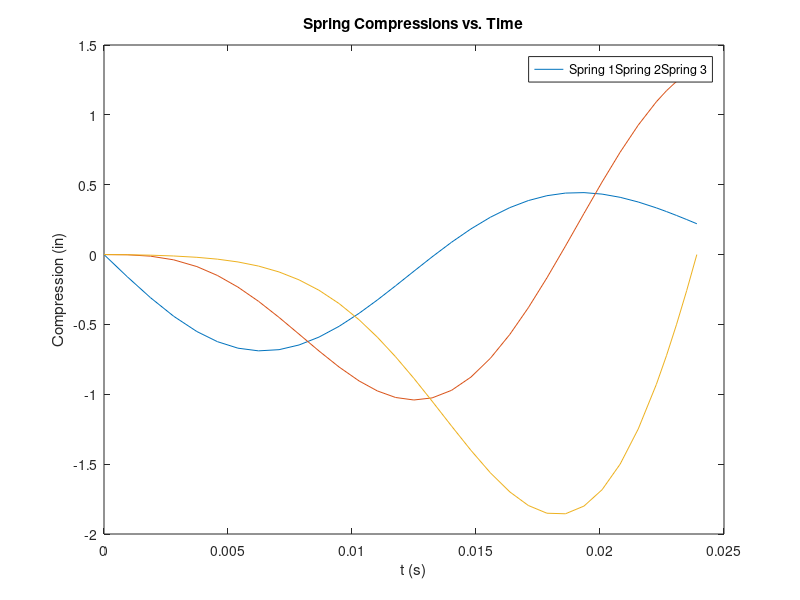
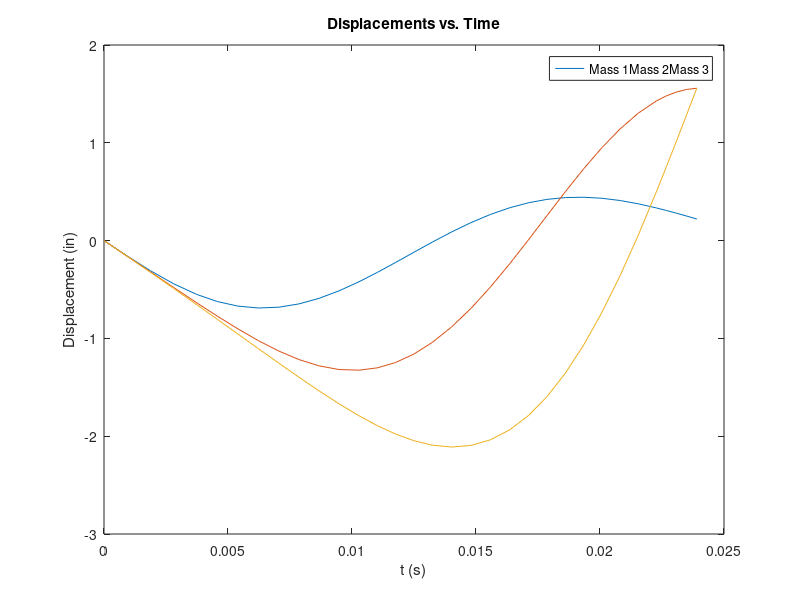

Here is the MATLAB script that generated these plots, in order:
function masslauncher_project
%Function to find optimal springs and mass values to shoot the top mass
%with as much speed as possible

%Begin with a clear workspace
clear all;
close all;

%Intuitively, it makes sense that the heaviest mass and stiffest springs
%should be at the bottom, so this is our initial guess
init_guess = [3,1,0.5,500,200,20];

%Minimum and maximum weights/spring constants from problem description
min_vars = [0.117,0.117,0.117,15,15,15];
max_vars = [5.84,5.84,5.84,1310,1310,1310];

%This equation in the form Ax<=b prevents the total amount of mass from
%exceeding 7lbs, as stated in the problem description
A = [1,1,1,0,0,0]; b = [7];
C = []; d = [];

%Use fmincon with a defined objective function to determine optimal values
[optimal_soln,max_vel]=fmincon(@(v) objective(v),init_guess,A,b,C,d,min_vars,max_vars);

%Negate result because we optimized the negative of the velocity (fmincon
%only does minimization, not maximization)
max_val = - max_vel;

%Display information about the optimization
disp('Optimal Maximum Velocity is...');
disp(max_val);
disp('m1 m2 m3 k1 k2 k3');
disp(optimal_soln);

%These are actual values of the springs/masses available closest to our
%calculated values. Here we check the theoretical final velocity
[times,solns]=solveforlaunchvel(5.84,0.829,.117,959,134.44,15);
actual_vel=solns(end,6);
disp('Actual velocity based on available masses and springs...');
disp(actual_vel);

%plot spring compressions
figure;
plot(times, (solns(:,1)) * 12);
hold on;
plot(times, (solns(:,3) - solns(:,1)) * 12);
plot(times, (solns(:,5) - solns(:,3)) * 12);

title("Spring Compressions vs. Time");
xlabel("t (s)");
ylabel("Compression (in)");
legend(["Spring 1","Spring 2", "Spring 3"]);

%plot displacements as a function of time
figure;
plot(times,solns(:,1) * 12);
hold on;
plot(times,solns(:,3) * 12);
plot(times,solns(:,5) * 12);

title("Displacements vs. Time");
xlabel("t (s)");
ylabel("Displacement (in)");
legend(["Mass 1","Mass 2", "Mass 3"]);

end

function vel = objective(v)
%Define the objective function with our function to find velocity

%find solutions for given v
[t,sol] = solveforlaunchvel(v(1),v(2),v(3),v(4),v(5),v(6));

%because the event function should stop the calculation when the mass
%leaves, the launch velocity will be the final velocity of m3 in solution
launchvel=sol(end,6);

vel = -1 * launchvel;
end

function [times,solns] = solveforlaunchvel(m1,m2,m3,k1,k2,k3)

g = 32.17; % define g in units of ft / s^2

m1 = m1 * 0.03108095; %lbs to slugs (slugs are lb * s^2 / ft)
m2 = m2 * 0.03108095; %we do this conversion because slugs are a unit of
m3 = m3 * 0.03108095; %mass and lbs are a unit of weight

k1 = k1 * 12; % lbs/in to lbs/ft
k2 = k2 * 12; %we chose feet as our unit of distance, designing around
k3 = k3 * 12; %slugs, so spring constants need to be adjusted

%initial values of the w function for ode45, based on initial displacements
%and an initial velocity calculated from the distance fallen
init_w = [0;-14.2;0;-14.2;0;-14.2]; 

%the event function should stop ode45 before this, but large time range to
%be safe
tspan=[0,10];

%pass event function in to ode45 as options
options = odeset('Event',@(t,w) launchevent(t,w));

%solve the diff eqs with given variables
[times,solns]=ode45(@(t,w) diffeq(t,w,m1,m2,m3,k1,k2,k3,g),tspan,init_w,options);


end



function dwdt = diffeq(t,w,m1,m2,m3,k1,k2,k3,g)

%define differential equation according to physics
%define each variable from bottom to top from w vector
x1 = w(1);
v1 = w(2);
x2 = w(3);
v2 = w(4);
x3 = w(5);
v3 = w(6);

%define each differential equation, where x_n is a displacement of mass n
dv1dt= (k2 * (x2 - x1) - m1 * g - k1 * x1) / m1;
dv2dt= (k3 * (x3 - x2) - k2 * (x2 - x1) - m2 * g)/m2;
dv3dt = (-k3 * (x3 - x2) - m2 * g)/m3;
dx1dt=v1;
dx2dt=v2;
dx3dt=v3;

dwdt=[dx1dt;dv1dt;dx2dt;dv2dt;dx3dt;dv3dt]; %return the three differential equations

end

function [e_val, stop_val, e_dir] = launchevent(t,w)
%sets up the option to stop 
%e_val function is x3-x2, because when this goes to zero, the top spring is
%unstretched and therefore no longer exerting force on the mass (the mass
%has left)
e_val = w(5)-w(3);
stop_val = 1;
e_dir = 1;
end 